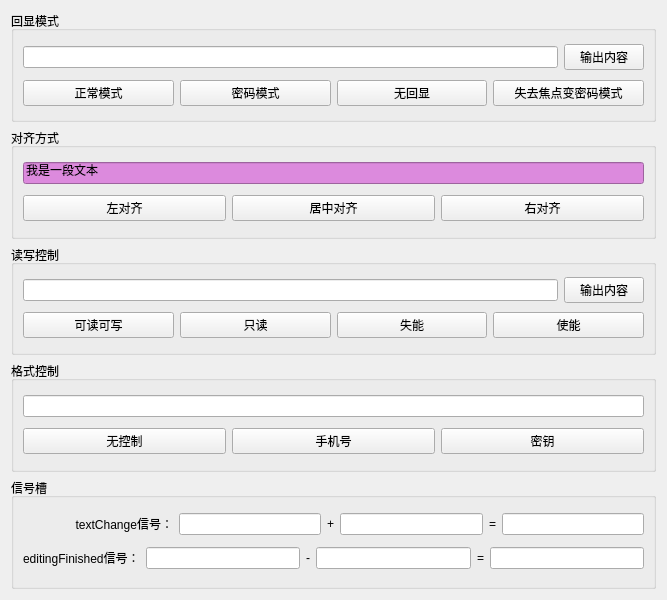
<?xml version="1.0" encoding="UTF-8"?>
<ui version="4.0">
 <class>Widget</class>
 <widget class="QWidget" name="Widget">
  <property name="geometry">
   <rect>
    <x>0</x>
    <y>0</y>
    <width>667</width>
    <height>600</height>
   </rect>
  </property>
  <property name="windowTitle">
   <string>Widget</string>
  </property>
  <layout class="QVBoxLayout" name="verticalLayout_6">
   <item>
    <widget class="QGroupBox" name="groupBox">
     <property name="title">
      <string>回显模式</string>
     </property>
     <layout class="QVBoxLayout" name="verticalLayout">
      <item>
       <layout class="QHBoxLayout" name="horizontalLayout">
        <item>
         <widget class="QLineEdit" name="lineEcho"/>
        </item>
        <item>
         <widget class="QPushButton" name="btnEchoPrint">
          <property name="text">
           <string>输出内容</string>
          </property>
         </widget>
        </item>
       </layout>
      </item>
      <item>
       <layout class="QHBoxLayout" name="horizontalLayout_2">
        <item>
         <widget class="QPushButton" name="btnEchoNormal">
          <property name="text">
           <string>正常模式</string>
          </property>
         </widget>
        </item>
        <item>
         <widget class="QPushButton" name="btnEchoPassword">
          <property name="text">
           <string>密码模式</string>
          </property>
         </widget>
        </item>
        <item>
         <widget class="QPushButton" name="btnEchoNo">
          <property name="text">
           <string>无回显</string>
          </property>
         </widget>
        </item>
        <item>
         <widget class="QPushButton" name="btnEchoPasswordEchoOnEdit">
          <property name="text">
           <string>失去焦点变密码模式</string>
          </property>
         </widget>
        </item>
       </layout>
      </item>
     </layout>
    </widget>
   </item>
   <item>
    <widget class="QGroupBox" name="groupBox_2">
     <property name="title">
      <string>对齐方式</string>
     </property>
     <layout class="QVBoxLayout" name="verticalLayout_2">
      <item>
       <widget class="QLineEdit" name="lineAlign">
        <property name="styleSheet">
         <string notr="true">background-color: rgb(220, 138, 221);</string>
        </property>
        <property name="text">
         <string>我是一段文本</string>
        </property>
       </widget>
      </item>
      <item>
       <layout class="QHBoxLayout" name="horizontalLayout_3">
        <item>
         <widget class="QPushButton" name="btnAlignLeft">
          <property name="text">
           <string>左对齐</string>
          </property>
         </widget>
        </item>
        <item>
         <widget class="QPushButton" name="btnAlignCenter">
          <property name="text">
           <string>居中对齐</string>
          </property>
         </widget>
        </item>
        <item>
         <widget class="QPushButton" name="btnAlignRight">
          <property name="text">
           <string>右对齐</string>
          </property>
         </widget>
        </item>
       </layout>
      </item>
     </layout>
    </widget>
   </item>
   <item>
    <widget class="QGroupBox" name="groupBox_3">
     <property name="title">
      <string>读写控制</string>
     </property>
     <layout class="QVBoxLayout" name="verticalLayout_3">
      <item>
       <layout class="QHBoxLayout" name="horizontalLayout_4">
        <item>
         <widget class="QLineEdit" name="lineAccess"/>
        </item>
        <item>
         <widget class="QPushButton" name="btnAccessPrint">
          <property name="text">
           <string>输出内容</string>
          </property>
         </widget>
        </item>
       </layout>
      </item>
      <item>
       <layout class="QHBoxLayout" name="horizontalLayout_5">
        <item>
         <widget class="QPushButton" name="btnAccessReadWrite">
          <property name="text">
           <string>可读可写</string>
          </property>
         </widget>
        </item>
        <item>
         <widget class="QPushButton" name="btnAccessReadOnly">
          <property name="text">
           <string>只读</string>
          </property>
         </widget>
        </item>
        <item>
         <widget class="QPushButton" name="btnAccessDisabled">
          <property name="text">
           <string>失能</string>
          </property>
         </widget>
        </item>
        <item>
         <widget class="QPushButton" name="btnAccessEnabled">
          <property name="text">
           <string>使能</string>
          </property>
         </widget>
        </item>
       </layout>
      </item>
     </layout>
    </widget>
   </item>
   <item>
    <widget class="QGroupBox" name="groupBox_4">
     <property name="title">
      <string>格式控制</string>
     </property>
     <layout class="QVBoxLayout" name="verticalLayout_4">
      <item>
       <widget class="QLineEdit" name="lineMask"/>
      </item>
      <item>
       <layout class="QHBoxLayout" name="horizontalLayout_6">
        <item>
         <widget class="QPushButton" name="btnMaskNone">
          <property name="text">
           <string>无控制</string>
          </property>
         </widget>
        </item>
        <item>
         <widget class="QPushButton" name="btnMaskPhone">
          <property name="text">
           <string>手机号</string>
          </property>
         </widget>
        </item>
        <item>
         <widget class="QPushButton" name="btnMaskLicense">
          <property name="text">
           <string>密钥</string>
          </property>
         </widget>
        </item>
       </layout>
      </item>
     </layout>
    </widget>
   </item>
   <item>
    <widget class="QGroupBox" name="groupBox_5">
     <property name="title">
      <string>信号槽</string>
     </property>
     <layout class="QVBoxLayout" name="verticalLayout_5">
      <item>
       <layout class="QHBoxLayout" name="horizontalLayout_8">
        <item>
         <widget class="QLabel" name="label">
          <property name="minimumSize">
           <size>
            <width>150</width>
            <height>0</height>
           </size>
          </property>
          <property name="text">
           <string>textChange信号：</string>
          </property>
          <property name="alignment">
           <set>Qt::AlignRight|Qt::AlignTrailing|Qt::AlignVCenter</set>
          </property>
         </widget>
        </item>
        <item>
         <layout class="QHBoxLayout" name="horizontalLayout_7">
          <item>
           <widget class="QLineEdit" name="lineAdd1"/>
          </item>
          <item>
           <widget class="QLabel" name="label_2">
            <property name="text">
             <string>+</string>
            </property>
           </widget>
          </item>
          <item>
           <widget class="QLineEdit" name="lineAdd2"/>
          </item>
          <item>
           <widget class="QLabel" name="label_3">
            <property name="text">
             <string>=</string>
            </property>
           </widget>
          </item>
          <item>
           <widget class="QLineEdit" name="lineSum"/>
          </item>
         </layout>
        </item>
       </layout>
      </item>
      <item>
       <layout class="QHBoxLayout" name="horizontalLayout_10">
        <item>
         <widget class="QLabel" name="label_4">
          <property name="text">
           <string>editingFinished信号：</string>
          </property>
         </widget>
        </item>
        <item>
         <layout class="QHBoxLayout" name="horizontalLayout_9">
          <item>
           <widget class="QLineEdit" name="lineSub1"/>
          </item>
          <item>
           <widget class="QLabel" name="label_5">
            <property name="text">
             <string>-</string>
            </property>
           </widget>
          </item>
          <item>
           <widget class="QLineEdit" name="lineSub2"/>
          </item>
          <item>
           <widget class="QLabel" name="label_6">
            <property name="text">
             <string>=</string>
            </property>
           </widget>
          </item>
          <item>
           <widget class="QLineEdit" name="lineResult"/>
          </item>
         </layout>
        </item>
       </layout>
      </item>
     </layout>
    </widget>
   </item>
  </layout>
 </widget>
 <resources/>
 <connections/>
</ui>
